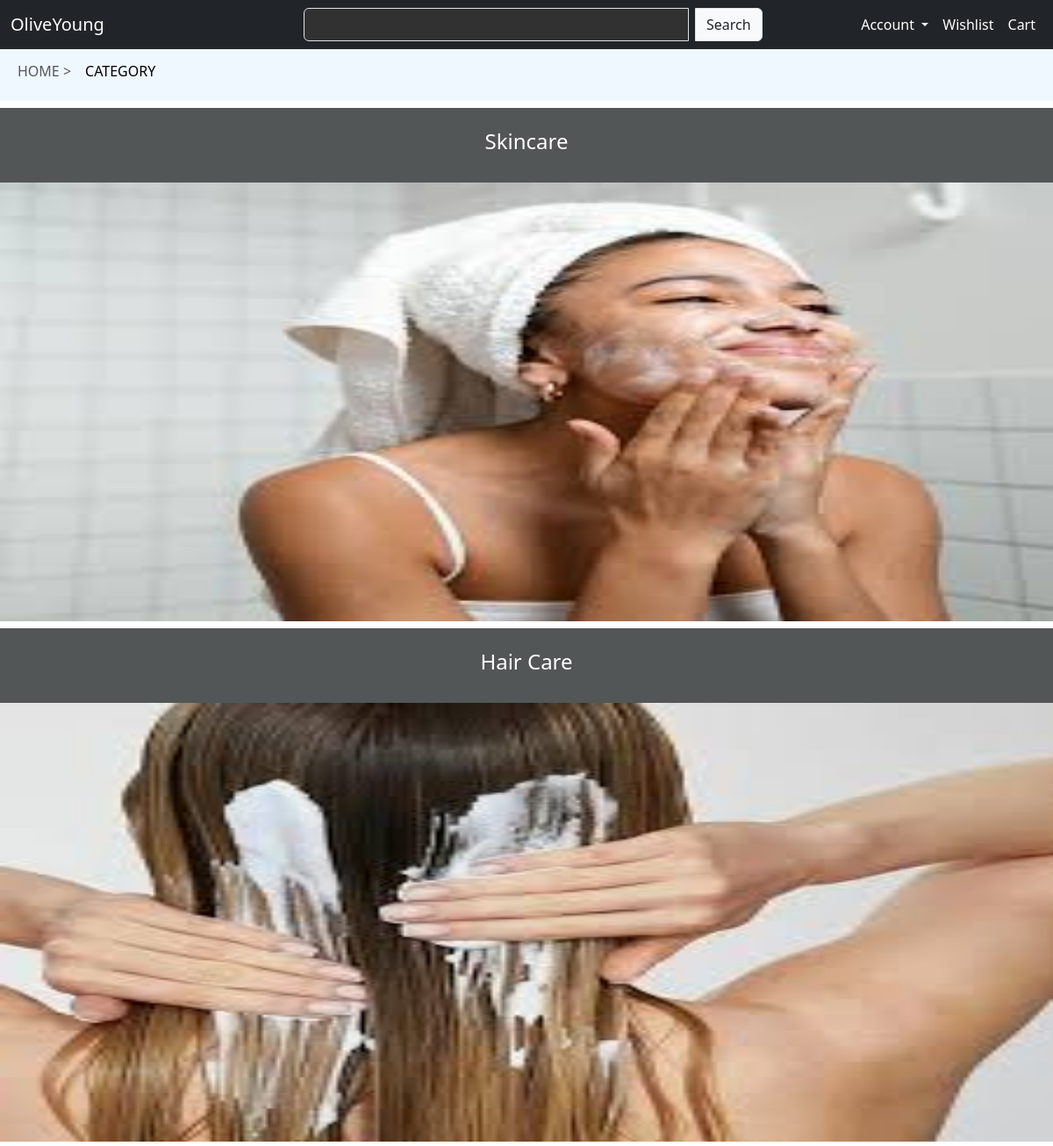
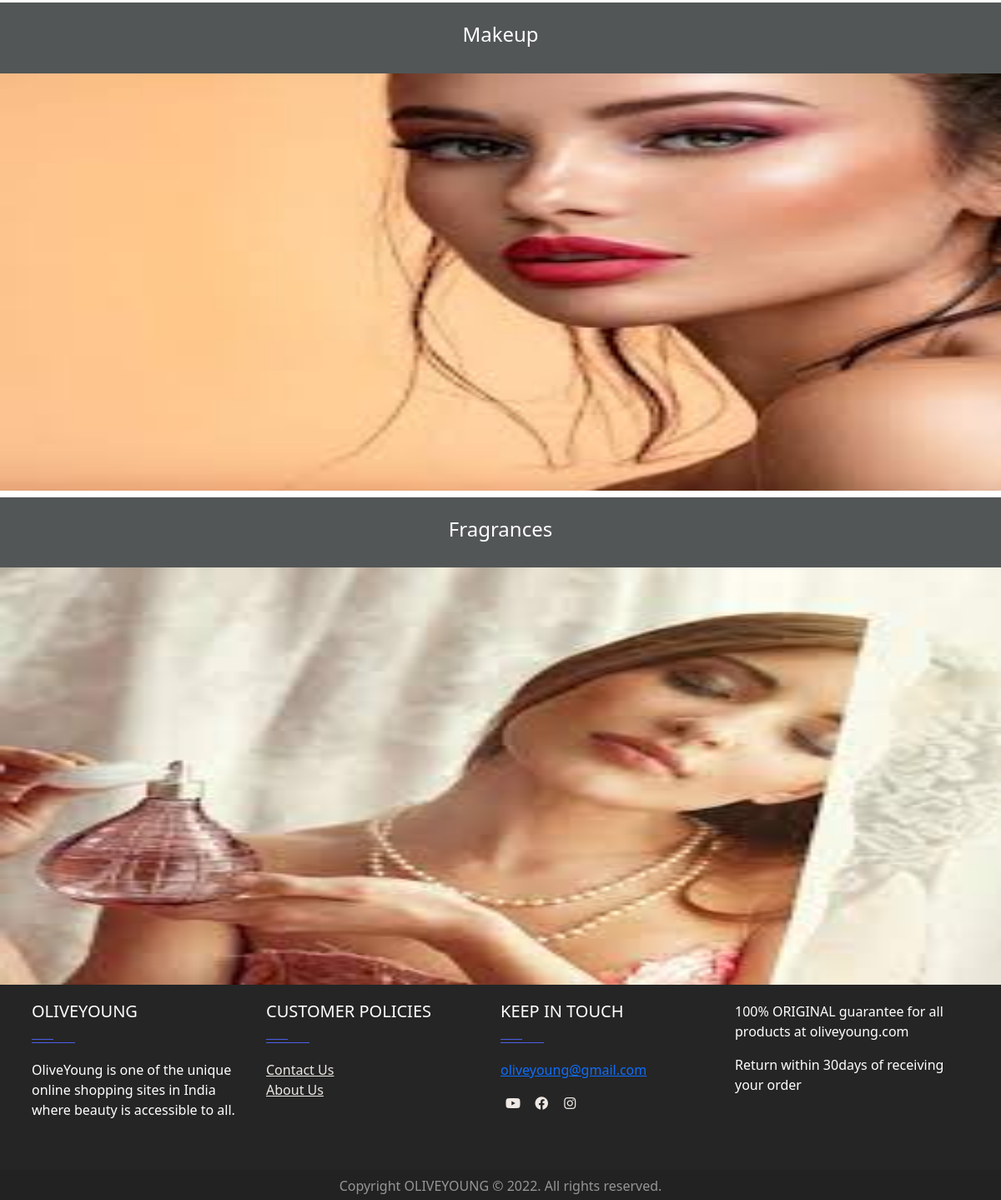
The page /category on the database its author committed (2 pictures, top to bottom).
### store/models.py (models this page shows, shortened)
class Category(models.Model):
    name = models.CharField(max_length=50,null=False,blank=False)
    image = models.ImageField(upload_to="media/images",default='image',null=True,blank=True)
    details = models.TextField(max_length=5000,default="")
    status = models.BooleanField(default=False,help_text='0=default,1=Hidden')
    created_on = models.DateTimeField(auto_now_add=True)
    class Meta:
        db_table = 'Category'

### store/views.py (the view)
# urls.py: path('category',views.category,name='category'),
def category(request):
    cats = Category.objects.all()
    return render(request, 'store/category.html', {'cats': cats})

### store/templates/store/category.html (shortened to what this page needs)
{% extends 'store/main.html' %}
{% block content %}
<nav class="navbar navbar-expand-lg" style="background-color: aliceblue; color: rgb(11, 10, 10);">
  <div class="container-fluid">
    <div class="collapse navbar-collapse" id="navbarSupportedContent">
      <ul class="navbar-nav me-auto mb-2 mb-lg-0">
        <li class="nav-item">
          <h6><a class="nav-link" aria-current="page" href="/"> HOME ></a></h6>
        </li>
        <li class="nav-item">
          <h6><a class="nav-link active" href="/category">CATEGORY</a></h6>
        </li>
      </ul>
    </div>
  </div>
</nav>
  {% for cat in cats %}
  <div class="container-fluid  text-white text-center mt-2" style="background-color: rgb(82, 86, 86);">
    <br>
    <h4>{{cat.name}}</h4>
    <br>
  </div>
  <a href="/viewbycategory/{{cat.name}} ">
    <div class="row">
        <img src="/media/{{cat.image}}" class="d-block w-100" alt="image" height="500px"/>
    </div>
  </a>
  {% endfor %}
{% endblock %}

### rows shown on the page
Category: name "Skincare", image (picture)
Category: name "Hair Care", image (picture)
Category: name "Makeup", image (picture)
Category: name "Fragrances", image (picture)
